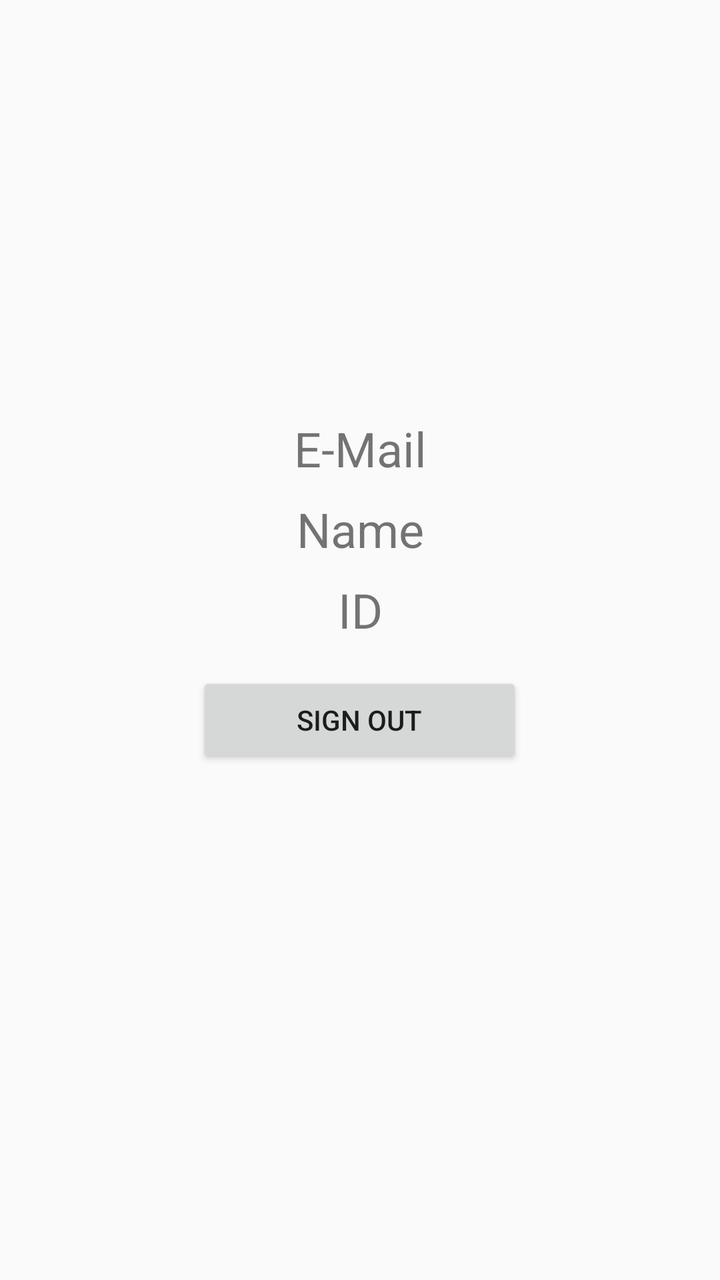
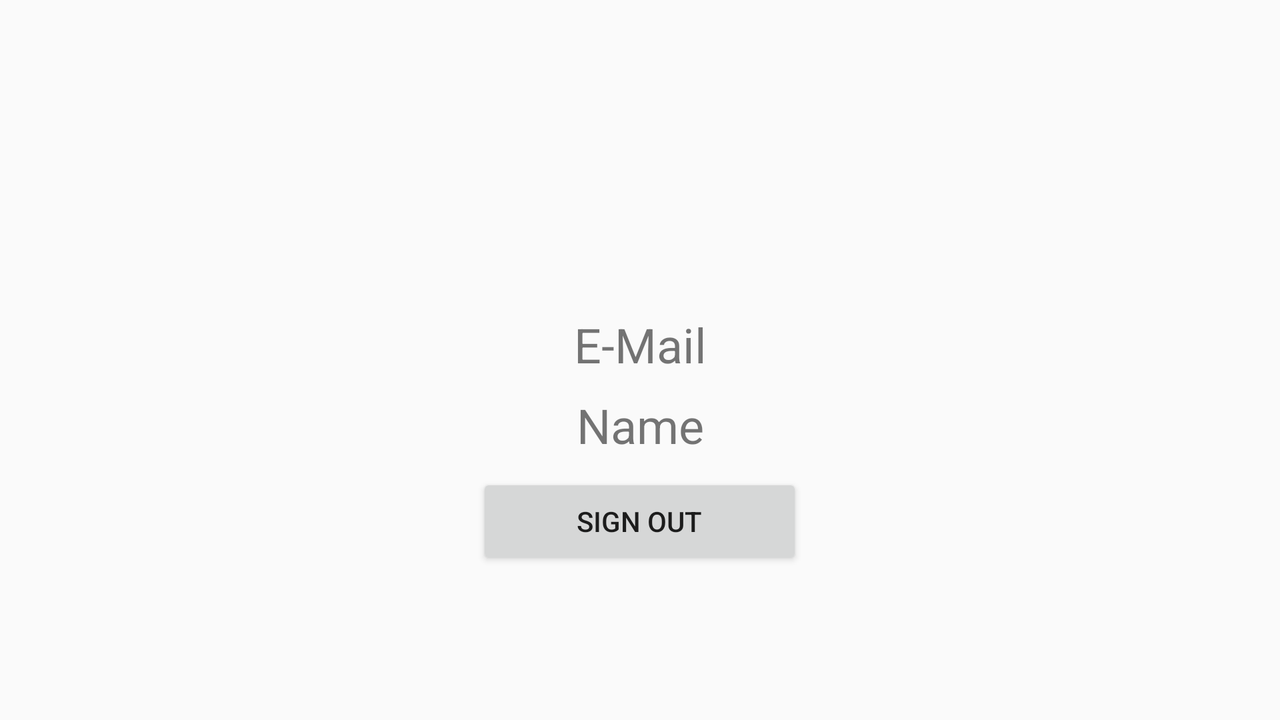

An Android layout and its configuration variant, each rendered on a device that would load it. The default file and the variant file are quoted in full after the pictures.
<!-- AndroidManifest.xml: application theme AppTheme -->
<!-- res/layout/fragment_settings.xml -->
<?xml version="1.0" encoding="utf-8"?>
<LinearLayout xmlns:android="http://schemas.android.com/apk/res/android"
    xmlns:tools="http://schemas.android.com/tools"
    android:orientation="vertical" android:layout_width="match_parent"
    android:layout_height="match_parent">

    <LinearLayout
        android:layout_width="match_parent"
        android:layout_height="200dp"
        android:orientation="horizontal">

        <ImageView
            android:id="@+id/imageView"
            android:layout_width="match_parent"
            android:layout_height="match_parent"
            android:layout_marginTop="8dp"
            android:contentDescription="@string/image_content" />
    </LinearLayout>

    <TextView
        android:id="@+id/textEmail"
        android:layout_width="match_parent"
        android:layout_height="wrap_content"
        android:layout_marginTop="8dp"
        android:layout_marginBottom="8dp"
        android:gravity="center"
        android:text="@string/eMail"
        android:textSize="24sp" />

    <TextView
        android:id="@+id/textName"
        android:layout_width="match_parent"
        android:layout_height="wrap_content"
        android:layout_marginBottom="8dp"
        android:contentDescription="@string/text_name_content"
        android:gravity="center"
        android:text="@string/text_name_content"
        android:textSize="24sp" />

    <TextView
        android:id="@+id/textID"
        android:layout_width="match_parent"
        android:layout_height="wrap_content"
        android:layout_marginBottom="15dp"
        android:contentDescription="@string/text_id_content"
        android:gravity="center"
        android:text="@string/text_id_content"
        android:textSize="24sp" />

    <Button
        android:id="@+id/signOut"
        android:layout_width="163dp"
        android:layout_height="wrap_content"
        android:layout_gravity="center"
        android:layout_marginBottom="33dp"
        android:text="@string/signOut" />


</LinearLayout>
<!-- resources referenced by this layout -->
<resources>
  <string name="eMail">E-Mail</string>
  <string name="image_content">Image</string>
  <string name="signOut">Sign Out</string>
  <string name="text_id_content">ID</string>
  <string name="text_name_content">Name</string>
  <style name="AppTheme" parent="AppTheme.Base" />
  <style name="AppTheme.Base" parent="Theme.AppCompat.Light.NoActionBar">
          
          <item name="colorPrimary">#3F51B5</item>
          
          <item name="colorPrimaryDark">#FFFFFF</item>
          
          <item name="colorAccent">#00B0FF</item>
          
      </style>
</resources>
<!-- res/layout-land/fragment_settings.xml (the author's variant of the layout above) -->
<!-- drawn on the phone turned sideways -->
<?xml version="1.0" encoding="utf-8"?>
<LinearLayout xmlns:android="http://schemas.android.com/apk/res/android"
    xmlns:tools="http://schemas.android.com/tools"
    android:orientation="vertical" android:layout_width="match_parent"
    android:layout_height="match_parent">

    <LinearLayout
        android:layout_width="match_parent"
        android:layout_height="148dp"
        android:orientation="horizontal">

        <ImageView
            android:id="@+id/profile_image"
            android:layout_width="match_parent"
            android:layout_height="match_parent"
            android:layout_marginTop="8dp"
            android:contentDescription="@string/image_content" />
    </LinearLayout>

    <TextView
        android:id="@+id/textEmail"
        android:layout_width="match_parent"
        android:layout_height="wrap_content"
        android:layout_marginTop="8dp"
        android:layout_marginBottom="8dp"
        android:gravity="center"
        android:text="@string/eMail"
        android:textSize="24sp" />

    <TextView
        android:id="@+id/textName"
        android:layout_width="match_parent"
        android:layout_height="wrap_content"
        android:layout_marginBottom="8dp"
        android:contentDescription="@string/text_name_content"
        android:gravity="center"
        android:text="@string/text_name_content"
        android:textSize="24sp" />

    <Button
        android:id="@+id/signOut"
        android:layout_width="163dp"
        android:layout_height="wrap_content"
        android:layout_gravity="center"
        android:layout_marginBottom="33dp"
        android:text="@string/signOut" />


</LinearLayout>
<!-- resources referenced by the variant -->
<!-- as the phone turned sideways resolves them -->
<resources>
  <string name="eMail">E-Mail</string>
  <string name="image_content">Image</string>
  <string name="signOut">Sign Out</string>
  <string name="text_name_content">Name</string>
  <style name="AppTheme" parent="AppTheme.Base" />
  <style name="AppTheme.Base" parent="Theme.AppCompat.Light.NoActionBar">
          
          <item name="colorPrimary">#3F51B5</item>
          
          <item name="colorPrimaryDark">#FFFFFF</item>
          
          <item name="colorAccent">#00B0FF</item>
          
      </style>
</resources>
